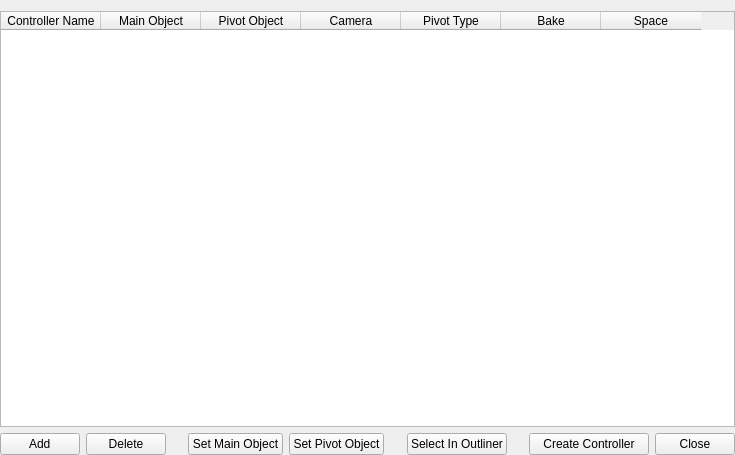
<?xml version="1.0" encoding="UTF-8"?>
<ui version="4.0">
 <class>Form</class>
 <widget class="QWidget" name="Form">
  <property name="geometry">
   <rect>
    <x>0</x>
    <y>0</y>
    <width>735</width>
    <height>455</height>
   </rect>
  </property>
  <property name="windowTitle">
   <string>Form</string>
  </property>
  <layout class="QVBoxLayout" name="verticalLayout">
   <property name="leftMargin">
    <number>0</number>
   </property>
   <property name="rightMargin">
    <number>0</number>
   </property>
   <property name="bottomMargin">
    <number>0</number>
   </property>
   <item>
    <widget class="QTableWidget" name="mainTableWidget">
     <property name="focusPolicy">
      <enum>Qt::NoFocus</enum>
     </property>
     <property name="sizeAdjustPolicy">
      <enum>QAbstractScrollArea::AdjustIgnored</enum>
     </property>
     <property name="selectionBehavior">
      <enum>QAbstractItemView::SelectItems</enum>
     </property>
     <property name="textElideMode">
      <enum>Qt::ElideMiddle</enum>
     </property>
     <property name="showGrid">
      <bool>true</bool>
     </property>
     <property name="gridStyle">
      <enum>Qt::SolidLine</enum>
     </property>
     <attribute name="horizontalHeaderVisible">
      <bool>true</bool>
     </attribute>
     <attribute name="horizontalHeaderCascadingSectionResizes">
      <bool>false</bool>
     </attribute>
     <attribute name="horizontalHeaderShowSortIndicator" stdset="0">
      <bool>false</bool>
     </attribute>
     <attribute name="verticalHeaderVisible">
      <bool>true</bool>
     </attribute>
     <attribute name="verticalHeaderMinimumSectionSize">
      <number>23</number>
     </attribute>
     <attribute name="verticalHeaderDefaultSectionSize">
      <number>23</number>
     </attribute>
     <column>
      <property name="text">
       <string>Controller Name</string>
      </property>
     </column>
     <column>
      <property name="text">
       <string>Main Object</string>
      </property>
     </column>
     <column>
      <property name="text">
       <string>Pivot Object</string>
      </property>
     </column>
     <column>
      <property name="text">
       <string>Camera</string>
      </property>
     </column>
     <column>
      <property name="text">
       <string>Pivot Type</string>
      </property>
     </column>
     <column>
      <property name="text">
       <string>Bake</string>
      </property>
     </column>
     <column>
      <property name="text">
       <string>Space</string>
      </property>
     </column>
    </widget>
   </item>
   <item>
    <layout class="QHBoxLayout" name="button_layout">
     <item>
      <widget class="QPushButton" name="addButton">
       <property name="text">
        <string>    Add    </string>
       </property>
      </widget>
     </item>
     <item>
      <widget class="QPushButton" name="deleteButton">
       <property name="text">
        <string> Delete </string>
       </property>
      </widget>
     </item>
     <item>
      <spacer name="horizontalSpacer">
       <property name="orientation">
        <enum>Qt::Horizontal</enum>
       </property>
       <property name="sizeHint" stdset="0">
        <size>
         <width>40</width>
         <height>20</height>
        </size>
       </property>
      </spacer>
     </item>
     <item>
      <widget class="QPushButton" name="setMainObjectButton">
       <property name="text">
        <string>Set Main Object</string>
       </property>
      </widget>
     </item>
     <item>
      <widget class="QPushButton" name="setPivotObjectButton">
       <property name="text">
        <string>Set Pivot Object</string>
       </property>
      </widget>
     </item>
     <item>
      <spacer name="horizontalSpacer_2">
       <property name="orientation">
        <enum>Qt::Horizontal</enum>
       </property>
       <property name="sizeHint" stdset="0">
        <size>
         <width>40</width>
         <height>20</height>
        </size>
       </property>
      </spacer>
     </item>
     <item>
      <widget class="QPushButton" name="selectInOutlinerButton">
       <property name="text">
        <string>Select In Outliner</string>
       </property>
      </widget>
     </item>
     <item>
      <spacer name="horizontalSpacer_3">
       <property name="orientation">
        <enum>Qt::Horizontal</enum>
       </property>
       <property name="sizeHint" stdset="0">
        <size>
         <width>40</width>
         <height>20</height>
        </size>
       </property>
      </spacer>
     </item>
     <item>
      <widget class="QPushButton" name="createcontrollerButtton">
       <property name="text">
        <string>   Create Controller   </string>
       </property>
      </widget>
     </item>
     <item>
      <widget class="QPushButton" name="closeButton">
       <property name="text">
        <string>  Close  </string>
       </property>
      </widget>
     </item>
    </layout>
   </item>
  </layout>
 </widget>
 <resources/>
 <connections/>
</ui>
